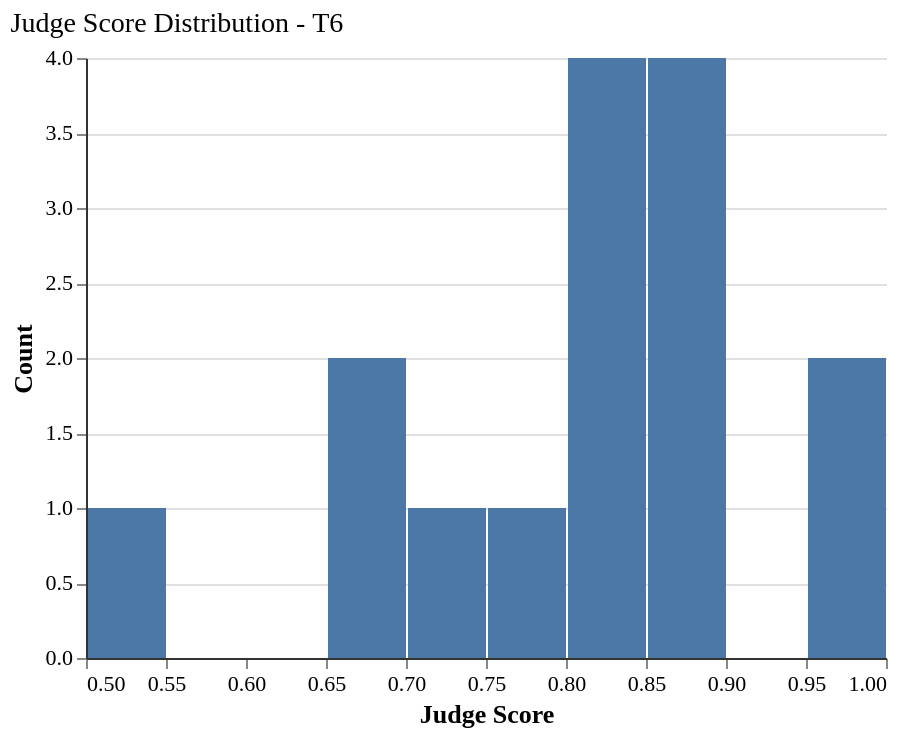

Specify this chart in Vega-Lite:
### Vega-Lite specification from a JSON file in a GitHub repository (floating-point values rounded to 4 significant figures)
{"config": {"font": "serif", "axis": {"labelFontSize": 11, "titleFontSize": 13, "gridColor": "#e0e0e0", "domainColor": "#333333"}, "legend": {"labelFontSize": 11, "titleFontSize": 12}, "title": {"fontSize": 14, "anchor": "start", "fontWeight": "normal"}, "view": {"stroke": null, "continuousWidth": 400, "continuousHeight": 300}, "mark": {"tooltip": true}}, "data": {"name": "data-ade8dff3cc3009364a587a8658efdd0b"}, "mark": {"type": "bar"}, "encoding": {"x": {"bin": {"step": 0.05}, "field": "judge_score", "title": "Judge Score", "type": "quantitative"}, "y": {"aggregate": "count", "title": "Count", "type": "quantitative"}}, "height": 300, "title": "Judge Score Distribution - T6", "width": 400, "$schema": "https://vega.github.io/schema/vega-lite/v6.1.0.json", "datasets": {"data-ade8dff3cc3009364a587a8658efdd0b": [{"tier": "T6", "judge_score": 0.82}, {"tier": "T6", "judge_score": 0.876}, {"tier": "T6", "judge_score": 0.84}, {"tier": "T6", "judge_score": 0.82}, {"tier": "T6", "judge_score": 0.866}, {"tier": "T6", "judge_score": 0.986}, {"tier": "T6", "judge_score": 0.74}, {"tier": "T6", "judge_score": 0.875}, {"tier": "T6", "judge_score": 0.529}, {"tier": "T6", "judge_score": 0.875}, {"tier": "T6", "judge_score": 1.0}, {"tier": "T6", "judge_score": 0.67}, {"tier": "T6", "judge_score": 0.67}, {"tier": "T6", "judge_score": 0.83}, {"tier": "T6", "judge_score": 0.78}]}}
